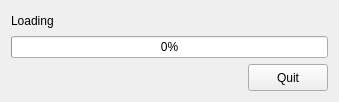
<?xml version="1.0" encoding="UTF-8"?>
<ui version="4.0">
 <class>FormProgressBar</class>
 <widget class="QWidget" name="FormProgressBar">
  <property name="geometry">
   <rect>
    <x>0</x>
    <y>0</y>
    <width>339</width>
    <height>102</height>
   </rect>
  </property>
  <property name="sizePolicy">
   <sizepolicy hsizetype="MinimumExpanding" vsizetype="MinimumExpanding">
    <horstretch>0</horstretch>
    <verstretch>0</verstretch>
   </sizepolicy>
  </property>
  <property name="minimumSize">
   <size>
    <width>250</width>
    <height>102</height>
   </size>
  </property>
  <property name="windowTitle">
   <string>Progress</string>
  </property>
  <property name="windowIcon">
   <iconset>
    <normaloff>icons/633563-basic-icons/png/233-empty.png</normaloff>icons/633563-basic-icons/png/233-empty.png</iconset>
  </property>
  <layout class="QVBoxLayout" name="verticalLayout">
   <item>
    <widget class="QLabel" name="label">
     <property name="text">
      <string>Loading</string>
     </property>
    </widget>
   </item>
   <item>
    <widget class="QProgressBar" name="progressBar">
     <property name="sizePolicy">
      <sizepolicy hsizetype="MinimumExpanding" vsizetype="Fixed">
       <horstretch>0</horstretch>
       <verstretch>0</verstretch>
      </sizepolicy>
     </property>
     <property name="value">
      <number>0</number>
     </property>
    </widget>
   </item>
   <item>
    <layout class="QHBoxLayout" name="horizontalLayout">
     <item>
      <spacer name="horizontalSpacer">
       <property name="orientation">
        <enum>Qt::Horizontal</enum>
       </property>
       <property name="sizeHint" stdset="0">
        <size>
         <width>228</width>
         <height>20</height>
        </size>
       </property>
      </spacer>
     </item>
     <item>
      <widget class="QPushButton" name="pushButtonQuit">
       <property name="sizePolicy">
        <sizepolicy hsizetype="Fixed" vsizetype="Fixed">
         <horstretch>0</horstretch>
         <verstretch>0</verstretch>
        </sizepolicy>
       </property>
       <property name="minimumSize">
        <size>
         <width>51</width>
         <height>27</height>
        </size>
       </property>
       <property name="text">
        <string>Quit</string>
       </property>
      </widget>
     </item>
    </layout>
   </item>
  </layout>
 </widget>
 <resources/>
 <connections/>
</ui>
